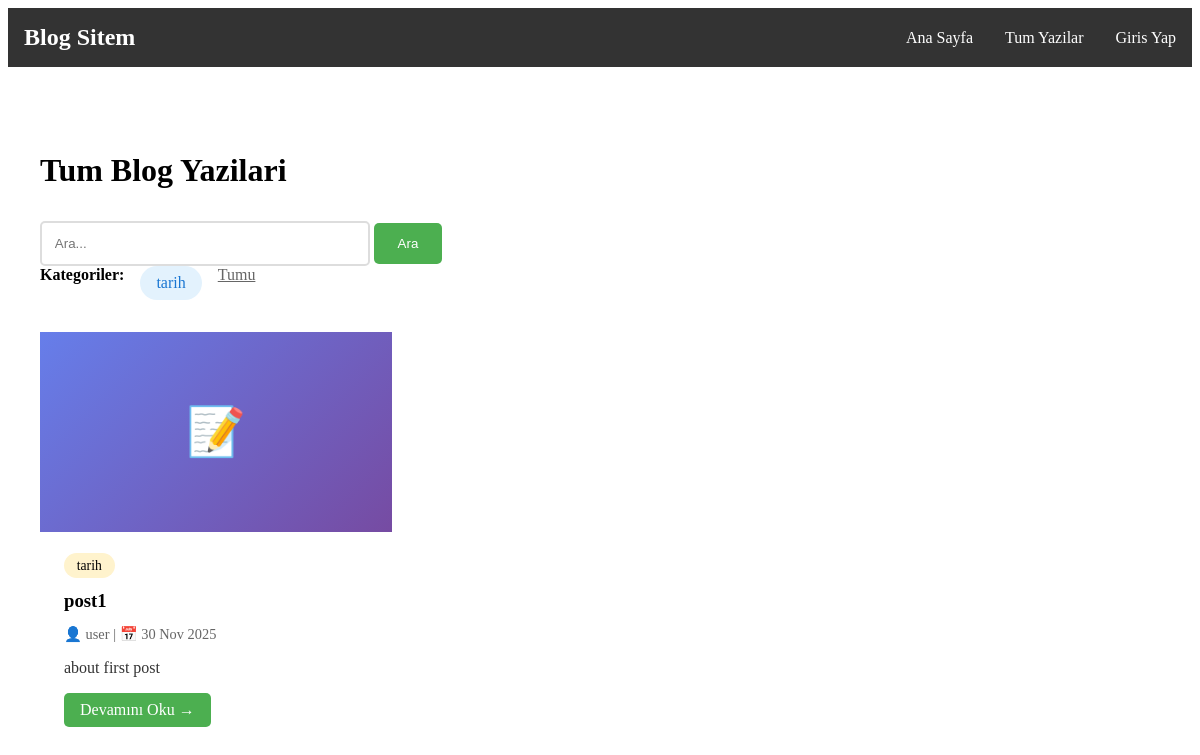
/posts/, run on an earlier commit of the app's database.
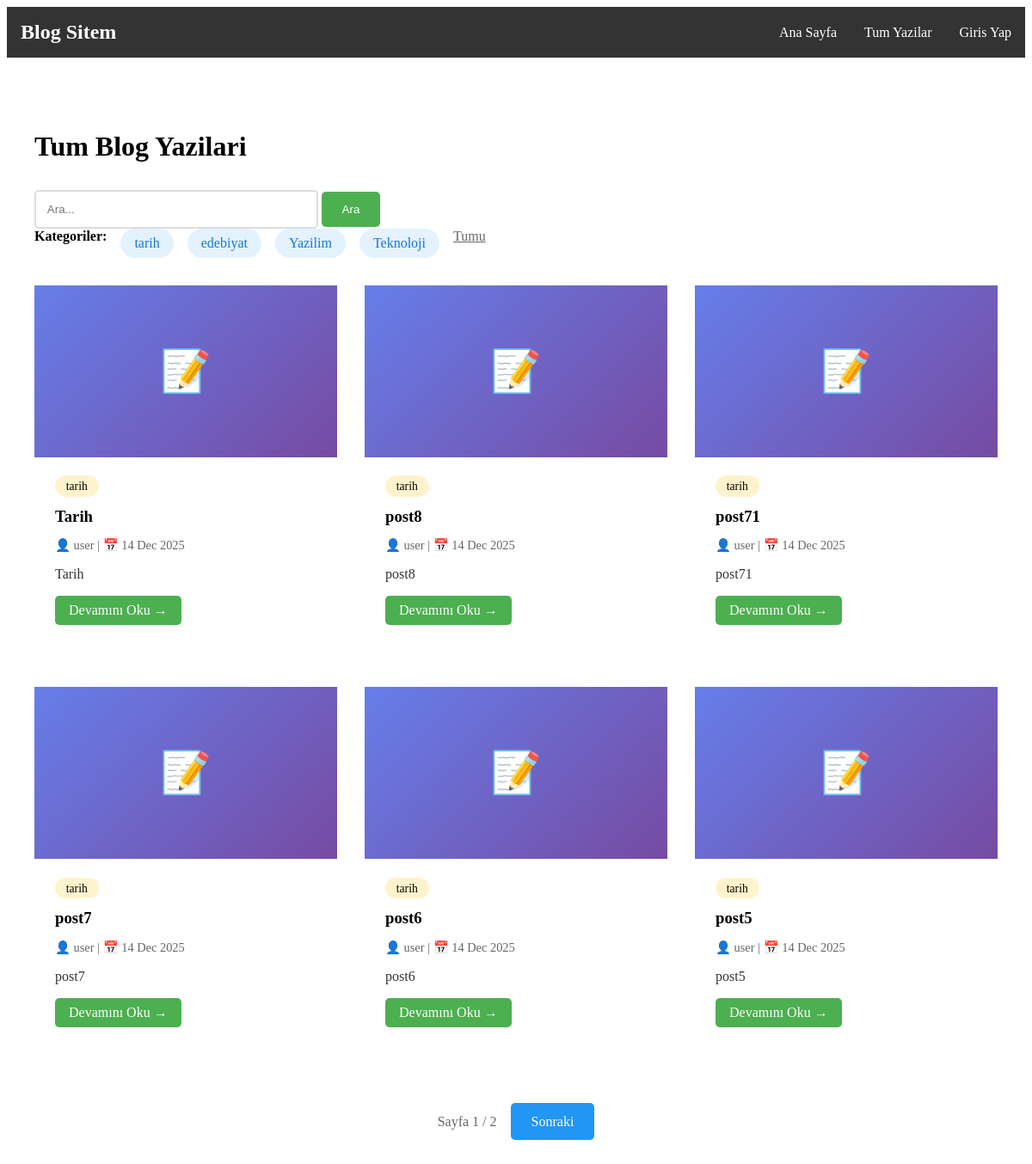
And on a later commit of the database.
### base/models.py (models this page shows, shortened)
class Category(models.Model):
    name = models.CharField(max_length=100)
    description = models.TextField(blank=True)
    created_at = models.DateTimeField(auto_now_add=True)
    class Meta:
        verbose_name_plural = 'Categories'

class Post(models.Model):
    title = models.CharField(max_length=200)
    slug = models.SlugField(unique=True, blank=True)
    author = models.ForeignKey(User, on_delete=models.CASCADE, related_name='blog_posts')
    content = models.TextField()
    excerpt = models.TextField(max_length=300, blank=True)
    category = models.ForeignKey(Category, on_delete=models.SET_NULL,null=True, blank=True, related_name='posts')
    image = models.ImageField(upload_to='blog_images/', blank=True, null=True)
    created_at = models.DateTimeField(auto_now_add=True)
    updated_at = models.DateTimeField(auto_now=True)
    published = models.BooleanField(default=False)
    views = models.IntegerField(default = 0)
    class Meta:
        ordering = ['-created_at']

### base/views.py (the view)
# urls.py: path('posts/', views.posts, name='posts'),
def posts(request):
    all_posts = Post.objects.filter(published=True)
    categories = Category.objects.all()
    search_text = request.GET.get('search', '')
    if search_text:
        all_posts = all_posts.filter(Q(content__icontains=search_text) | Q(title__icontains=search_text))
    category_id = request.GET.get('category', '')
    if category_id:
        all_posts = all_posts.filter(category_id=category_id)
    paginator = Paginator(object_list=all_posts, per_page=6)
    page_number = request.GET.get('page', 1)
    page_obj = paginator.get_page(page_number)
    context = {
        'posts': page_obj,
        'categories': categories,
        'search_query': search_text,
        'selected_category': category_id
    }
    return render(request, 'base/posts.html', context)

### base/templates/base/posts.html (shortened to what the changed rows need)
{% extends 'base/main.html' %}
{% block content %}
    <div style="max-width: 1200px; margin: 0 auto; padding: 2rem;">
        <h1 style="margin-bottom: 2rem">Tum Blog Yazilari</h1>
        <div style="margin-bottom: 2rem; display: flex; gap: 1rem; flex-wrap: wrap">
            <strong>Kategoriler:</strong>
            {% for category in categories %}
                <a href="?category={{ category.id }}"
                   style="background: #e3f2fd; padding: 0.5rem 1rem; border-radius: 20px;text-decoration: none; color: #1976d2;">
                    {{ category.name }}
                </a>
            {% endfor %}
            <a href="{% url 'posts' %}" style="color: #666; text-decoration: underline;">Tumu</a>
        </div>
        {% if posts %}
            <div style="display: grid; grid-template-columns: repeat(auto-fill, minmax(300px, 1fr)); gap: 2rem">
                {% for post in posts %}
                    <div>
                        {% if post.image %}
                            <img src="{{ post.image.url }}" alt="{{ post.title }}"
                                 style="width: 100%; height: 200px; object-fit: cover">
                        {% else %}
                            <div style="width: 100%; height: 200px; background: linear-gradient(135deg, #667eea 0%, #764ba2 100%); display: flex; align-items: center; justify-content: center; color: white; font-size: 3rem;">
                                📝
                            </div>
                        {% endif %}
                        <div style="padding: 1.5rem">
                            {% if post.category %}
                                <span style="background: #fff3cd; padding: 0.3rem 0.8rem; border-radius: 15px; font-size: 0.85rem">
                    {{ post.category.name }}
                    </span>
                            {% endif %}
                            <h3 style="margin: 1rem 0 0.5rem 0;"> {{ post.title }}</h3>
                            <p style="color: #666; font-size: 0.9rem; margin-bottom: 1rem;">
                                👤 {{ post.author.username }} |
                                📅 {{ post.created_at|date:"d M Y" }}
                            </p>
                            <p style="color: #333;"> {{ post.excerpt|truncatewords:15 }}</p>
                            <a href="{% url 'post' post.slug %}" style="background: #4CAF50; color: white; padding: 0.5rem 1rem; text-decoration: none;
border-radius: 5px; display: inline-block; margin-bottom: 1rem;">
                                Devamını Oku →
                            </a>
                        </div>
                    </div>
                {% endfor %}
            </div>
            {% if posts.has_other_pages %}
                <div style="text-align: center; margin-top: 3rem; display: flex; gap: 1rem; justify-content: center; align-items: center">
                    <span style="color: #666">
                        Sayfa {{ posts.number }} / {{ posts.paginator.num_pages }}
                    </span>
                    {% if posts.has_next %}
                        <a href="?{% if search_query %}search={{ search_query }}&{% endif %}{% if selected_category %}category={{ selected_category }}&{% endif %}page={{ posts.next_page_number }}"
                           style="background:#2196F3; color: white; padding: 0.8rem 1.5rem; text-decoration: none; border-radius: 5px">
                            Sonraki
                        </a>
                    {% endif %}
                </div>
            {% endif %}
        {% else %}
            <p style="text-align: center; padding: 3rem; color: #999">Yazi bulunamadi</p>
        {% endif %}
    </div>
{% endblock %}

What changed in the data, as far as the page shows it:
no longer on this page (row edited): Post: category.name "tarih", title "post1", author.username "user", created_at "30 Nov 2025", excerpt "about first post"
added Category: name "edebiyat"
added Category: name "Yazilim"
added Category: name "Teknoloji"
added Post: category.name "tarih", title "Tarih", author.username "user", created_at "14 Dec 2025", excerpt "Tarih"
added Post: category.name "tarih", title "post8", author.username "user", created_at "14 Dec 2025", excerpt "post8"
added Post: category.name "tarih", title "post71", author.username "user", created_at "14 Dec 2025", excerpt "post71"
added Post: category.name "tarih", title "post7", author.username "user", created_at "14 Dec 2025", excerpt "post7"
added Post: category.name "tarih", title "post6", author.username "user", created_at "14 Dec 2025", excerpt "post6"
added Post: category.name "tarih", title "post5", author.username "user", created_at "14 Dec 2025", excerpt "post5"
Also different on the page:
{{ posts.number }}: (not shown) → "1"
{{ posts.paginator.num_pages }}: (not shown) → "2"
text now shown: "Sayfa / Sonraki"
